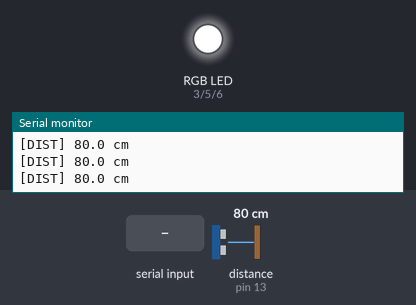
Simulated run of this sketch. Board: Arduino Uno, built with avr-gcc and run on an emulated ATmega328P. Shown: an RGB LED mixed from three pins (HIGH = lit), the last lines printed to the serial monitor. Wiring (inferred from the names in the program): ultrasonic range finder: trigger pin 12; echo pin 13. The test bench sets the inputs (shaded band); at power-on: distance to the obstacle (sensor on pin 13) 80 cm. The echo pulse lasts 58.3 µs per cm; pins used as bus, display or sensor lines are not drawn.

Above: at 1.2 s.
1.3 s: distance to the obstacle (sensor on pin 13) set to 2 cm
At 1.9 s:
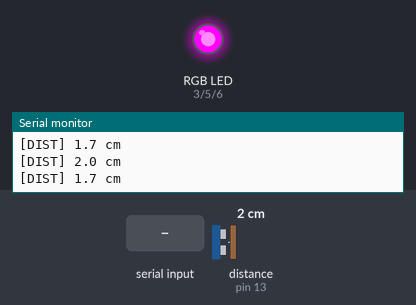
3.0 s: "2\n" received over Serial
At 4.5 s:
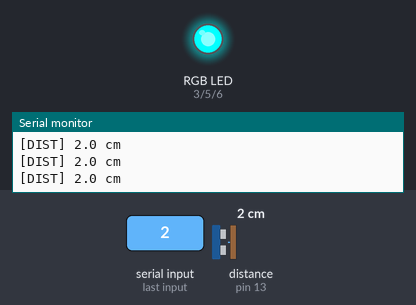
4.8 s: distance to the obstacle (sensor on pin 13) set to 250 cm
At 6.1 s:
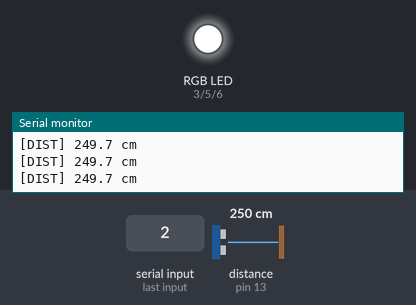
6.6 s: byte 51 ('3') received over Serial
At 8.1 s:
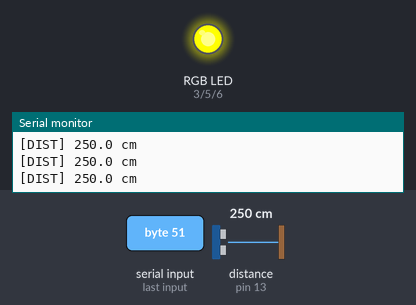
8.4 s: "4\n" received over the second serial link
At 9.49 s:
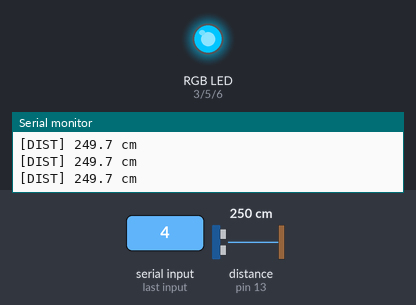
11.4 s: byte 48 ('0') received over Serial
Timing chart, 0 to 14.2 s (numbered marks = the images above; inputs shaded):
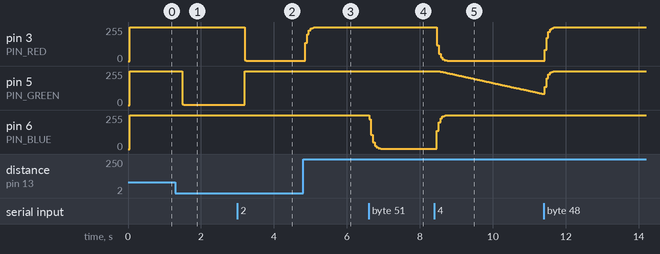

The sketch:

RGB_Bluetooth_Control.ino
```cpp
#include <Arduino.h>
#include <SoftwareSerial.h>

/*
  ==============================================================================
  HC-05 BLUETOOTH RGB LED + HC-SR04 PROXIMITY SENSOR (ULTRA-SMOOTH TRANSITIONS)
  Board: Arduino Uno with Sensor Shield V5.0

  Hardware Pin Connections:
  -------------------------
  1. HC-SR04 Ultrasonic Distance Sensor:
     - VCC  -> 5V (V Header) on Sensor Shield
     - GND  -> GND (G Header) on Sensor Shield
     - Trig -> Digital Pin 12 (S Header)
     - Echo -> Digital Pin 13 (S Header)

  2. Bluetooth Module (HC-05 / HC-06):
     - TXD  -> Arduino Digital Pin 10 (SoftwareSerial RX)
     - RXD  -> Arduino Digital Pin 11 (SoftwareSerial TX)
     - VCC  -> 5V on Sensor Shield
     - GND  -> GND on Sensor Shield

  3. Common Anode RGB LED:
     - Common Anode -> 5V VCC on Sensor Shield (Longest leg)
     - Red Pin      -> Arduino Digital Pin 3 (PWM)
     - Green Pin    -> Arduino Digital Pin 5 (PWM)
     - Blue Pin     -> Arduino Digital Pin 6 (PWM)

  Smooth Proximity Logic:
  -----------------------
  - Instantaneous Distance Logging: 20 times per second (50ms interval).
  - Distance < 3.0 cm              -> Smooth Fade to GREEN
  - Distance < 6.0 cm (3cm - 6cm)  -> Smooth Fade to WHITE
  - Distance >= 6.0 cm             -> Smooth Fade to OFF
  - All state & color changes use non-blocking exponential smoothing (no harsh snapping).
  ==============================================================================
*/

// --- Pin Definitions ---
const int BT_RX_PIN  = 10; // SoftwareSerial RX (BT TXD)
const int BT_TX_PIN  = 11; // SoftwareSerial TX (BT RXD)

const int PIN_RED    = 3;  // Red LED Channel (PWM)
const int PIN_GREEN  = 5;  // Green LED Channel (PWM)
const int PIN_BLUE   = 6;  // Blue LED Channel (PWM)

const int PIN_TRIG   = 12; // HC-SR04 Trigger Pin
const int PIN_ECHO   = 13; // HC-SR04 Echo Pin

// --- SoftwareSerial Object ---
SoftwareSerial btSerial(BT_RX_PIN, BT_TX_PIN);

// --- Operation Modes ---
enum Mode {
  MODE_OFF,
  MODE_GREEN,
  MODE_RED,
  MODE_BLUE,
  MODE_FADE
};

Mode currentMode = MODE_OFF;

// --- Brightness Control ---
const uint8_t BRIGHTNESS_LEVELS[] = {255, 191, 128, 64}; // 100%, 75%, 50%, 25%
const char* BRIGHTNESS_NAMES[]   = {"100%", "75%", "50%", "25%"};
uint8_t brightnessIndex = 0;
uint8_t masterBrightness = 255;

// --- Distance Sensor & Proximity States ---
unsigned long lastDistanceMeasureTime = 0;
const unsigned long DISTANCE_SAMPLE_INTERVAL = 50; // 50ms = 20 measurements per second

enum ProximityState {
  STATE_FAR,   // >= 6.0 cm (Smooth Fade to OFF)
  STATE_WHITE, // < 6.0 cm and >= 3.0 cm (Smooth Fade to WHITE)
  STATE_GREEN  // < 3.0 cm (Smooth Fade to GREEN)
};

ProximityState currentProxState = STATE_FAR;

// --- Smooth Transition Target & Current Variables ---
uint8_t targetRed   = 0;
uint8_t targetGreen = 0;
uint8_t targetBlue  = 0;

float currentRed   = 0.0;
float currentGreen = 0.0;
float currentBlue  = 0.0;

unsigned long lastSmoothUpdate = 0;
const unsigned long SMOOTH_INTERVAL_MS = 6; // 6ms loop for ultra-smooth fading

// --- Color Cross-Fade Animation Variables ---
unsigned long lastFadeStepTime = 0;
const unsigned long FADE_INTERVAL_MS = 15;
int fadeStep = 0;

// --- Function Declarations ---
void setTargetRGB(uint8_t red, uint8_t green, uint8_t blue);
void updateSmoothLED();
void applyCurrentMode();
void updateFadeAnimation();
void processCommand(char cmd);
void cycleBrightness();
float measureDistance();
void checkDistanceSensor();

void setup() {
  Serial.begin(115200);
  Serial.println(F("=================================================="));
  Serial.println(F(" RGB LED ULTRA-SMOOTH PROXIMITY INITIALIZING    "));
  Serial.println(F("=================================================="));

  btSerial.begin(9600);

  // Configure RGB Pins
  pinMode(PIN_RED, OUTPUT);
  pinMode(PIN_GREEN, OUTPUT);
  pinMode(PIN_BLUE, OUTPUT);

  // Configure HC-SR04 Pins
  pinMode(PIN_TRIG, OUTPUT);
  pinMode(PIN_ECHO, INPUT);
  digitalWrite(PIN_TRIG, LOW);

  // Start with LED OFF
  setTargetRGB(0, 0, 0);

  Serial.println(F("Pins Configured:"));
  Serial.println(F("  - Ultrasonic Sensor: Trig -> Pin 12, Echo -> Pin 13"));
  Serial.println(F("  - RGB LED: Red -> Pin 3, Green -> Pin 5, Blue -> Pin 6"));
  Serial.println(F("  - Bluetooth: RX -> Pin 10, TX -> Pin 11\n"));
  Serial.println(F("Smooth Proximity Logic:"));
  Serial.println(F("  - Distance < 3.0cm           -> Smooth Fade to GREEN"));
  Serial.println(F("  - Distance < 6.0cm (3-6cm)   -> Smooth Fade to WHITE"));
  Serial.println(F("  - Distance >= 6.0cm          -> Smooth Fade to OFF"));
  Serial.println(F("Logging instantaneous distance 20 times/sec (50ms interval)..."));
}

void loop() {
  // 1. Read Bluetooth Commands (Non-blocking)
  while (btSerial.available() > 0) {
    char cmd = btSerial.read();
    if (cmd != '\r' && cmd != '\n' && cmd != ' ') {
      processCommand(cmd);
    }
  }

  // 2. Read USB Serial Commands
  while (Serial.available() > 0) {
    char cmd = Serial.read();
    if (cmd != '\r' && cmd != '\n' && cmd != ' ') {
      processCommand(cmd);
    }
  }

  // 3. High-Frequency Distance Measurement & Multi-Zone Proximity Control (Every 50ms)
  checkDistanceSensor();

  // 4. Color Wheel Cross-Fade (Runs only when far and MODE_FADE is selected)
  if (currentProxState == STATE_FAR && currentMode == MODE_FADE) {
    updateFadeAnimation();
  }

  // 5. Always update smooth LED hardware outputs (Non-blocking exponential interpolation)
  updateSmoothLED();
}

/**
 * Updates target RGB colors for smooth interpolation
 */
void setTargetRGB(uint8_t red, uint8_t green, uint8_t blue) {
  targetRed   = red;
  targetGreen = green;
  targetBlue  = blue;
}

/**
 * Non-blocking smooth LED hardware driver.
 * Smoothly interpolates currentRed, currentGreen, currentBlue toward target values.
 */
void updateSmoothLED() {
  unsigned long now = millis();
  if (now - lastSmoothUpdate >= SMOOTH_INTERVAL_MS) {
    lastSmoothUpdate = now;

    // Smoothness interpolation factor (0.12 = silky smooth 300ms transition)
    float speed = 0.12;

    currentRed   += (targetRed   - currentRed)   * speed;
    currentGreen += (targetGreen - currentGreen) * speed;
    currentBlue  += (targetBlue  - currentBlue)  * speed;

    // Snap to exact target when extremely close
    if (abs(targetRed   - currentRed)   < 0.4) currentRed   = targetRed;
    if (abs(targetGreen - currentGreen) < 0.4) currentGreen = targetGreen;
    if (abs(targetBlue  - currentBlue)  < 0.4) currentBlue  = targetBlue;

    // Apply masterBrightness scaling
    uint8_t scaledR = (uint8_t(currentRed)   * masterBrightness) / 255;
    uint8_t scaledG = (uint8_t(currentGreen) * masterBrightness) / 255;
    uint8_t scaledB = (uint8_t(currentBlue)  * masterBrightness) / 255;

    // Common Anode Inversion: analogWrite(pin, 255 - scaledValue)
    analogWrite(PIN_RED,   255 - scaledR);
    analogWrite(PIN_GREEN, 255 - scaledG);
    analogWrite(PIN_BLUE,  255 - scaledB);
  }
}

/**
 * Measure instantaneous distance in centimeters using HC-SR04
 */
float measureDistance() {
  digitalWrite(PIN_TRIG, LOW);
  delayMicroseconds(2);
  digitalWrite(PIN_TRIG, HIGH);
  delayMicroseconds(10);
  digitalWrite(PIN_TRIG, LOW);

  unsigned long duration = pulseIn(PIN_ECHO, HIGH, 20000);

  if (duration == 0) {
    return -1.0; // Out of range or no echo
  }

  float distanceCm = (duration * 0.0343) / 2.0;
  return distanceCm;
}

/**
 * Checks distance sensor 20 times per second (every 50ms).
 * Smoothly transitions LED:
 *   - Distance < 3.0 cm              -> Smooth GREEN
 *   - Distance < 6.0 cm (3cm - 6cm)  -> Smooth WHITE
 *   - Distance >= 6.0 cm             -> Smooth OFF
 */
void checkDistanceSensor() {
  unsigned long currentMillis = millis();

  if (currentMillis - lastDistanceMeasureTime >= DISTANCE_SAMPLE_INTERVAL) {
    lastDistanceMeasureTime = currentMillis;

    float currentDistance = measureDistance();

    if (currentDistance > 0.0) {
      // Log instantaneous distance 20 times/sec
      Serial.print(F("[DIST] "));
      Serial.print(currentDistance, 1);
      Serial.println(F(" cm"));

      // Zone 1: Distance < 3.0 cm -> Smooth GREEN
      if (currentDistance < 3.0) {
        if (currentProxState != STATE_GREEN) {
          currentProxState = STATE_GREEN;
          Serial.println(F(" ~~~ PROXIMITY ZONE 1: Distance < 3cm -> Smooth FADE to GREEN ~~~"));
          setTargetRGB(0, 255, 0); // Smooth Green
        }
      }
      // Zone 2: Distance < 6.0 cm (3cm to 6cm) -> Smooth WHITE
      else if (currentDistance < 6.0) {
        if (currentProxState != STATE_WHITE) {
          currentProxState = STATE_WHITE;
          Serial.println(F(" ~~~ PROXIMITY ZONE 2: Distance < 6cm -> Smooth FADE to WHITE ~~~"));
          setTargetRGB(255, 255, 255); // Smooth White
        }
      }
      // Zone 3: Distance >= 6.0 cm -> Smooth OFF / Normal State
      else {
        if (currentProxState != STATE_FAR) {
          currentProxState = STATE_FAR;
          Serial.println(F(" ~~~ Distance >= 6cm -> Smooth FADE to OFF ~~~"));
          setTargetRGB(0, 0, 0); // Smooth OFF
        }
      }
    } else {
      Serial.println(F("[DIST] Out of range / No echo"));
      if (currentProxState != STATE_FAR) {
        currentProxState = STATE_FAR;
        setTargetRGB(0, 0, 0);
      }
    }
  }
}

/**
 * Re-applies active mode target color
 */
void applyCurrentMode() {
  switch (currentMode) {
    case MODE_OFF:
      setTargetRGB(0, 0, 0);
      break;
    case MODE_GREEN:
      setTargetRGB(0, 255, 0);
      break;
    case MODE_RED:
      setTargetRGB(255, 0, 0);
      break;
    case MODE_BLUE:
      setTargetRGB(0, 0, 255);
      break;
    case MODE_FADE:
      // Handled by updateFadeAnimation()
      break;
  }
}

/**
 * Cycle brightness: 100% -> 75% -> 50% -> 25% -> 100%
 */
void cycleBrightness() {
  brightnessIndex = (brightnessIndex + 1) % 4;
  masterBrightness = BRIGHTNESS_LEVELS[brightnessIndex];

  String msg = " -> Brightness set to: " + String(BRIGHTNESS_NAMES[brightnessIndex]);
  Serial.println(msg);
  btSerial.println(msg);

  if (currentProxState == STATE_FAR) {
    applyCurrentMode();
  }
}

/**
 * Command processor
 */
void processCommand(char cmd) {
  Serial.print(F("Command Received: '"));
  Serial.print(cmd);
  Serial.println(F("'"));

  switch (cmd) {
    case '0':
      currentMode = MODE_OFF;
      setTargetRGB(0, 0, 0);
      Serial.println(F(" -> Mode Set: LED OFF"));
      btSerial.println(F("LED OFF"));
      break;

    case '1':
      currentMode = MODE_GREEN;
      setTargetRGB(0, 255, 0);
      Serial.println(F(" -> Mode Set: Solid GREEN"));
      btSerial.println(F("Solid GREEN"));
      break;

    case '2':
      currentMode = MODE_RED;
      setTargetRGB(255, 0, 0);
      Serial.println(F(" -> Mode Set: Solid RED"));
      btSerial.println(F("Solid RED"));
      break;

    case '3':
      currentMode = MODE_BLUE;
      setTargetRGB(0, 0, 255);
      Serial.println(F(" -> Mode Set: Solid BLUE"));
      btSerial.println(F("Solid BLUE"));
      break;

    case '4':
      currentMode = MODE_FADE;
      fadeStep = 0;
      lastFadeStepTime = millis();
      Serial.println(F(" -> Mode Set: Continuous Smooth Color Cross-Fade"));
      btSerial.println(F("Color Cross-Fade Mode"));
      break;

    case '5':
      cycleBrightness();
      break;

    default:
      Serial.println(F(" -> Unknown Command! Use '0', '1', '2', '3', '4', or '5'."));
      break;
  }
}

/**
 * Non-blocking color wheel cross-fade animation.
 */
void updateFadeAnimation() {
  unsigned long currentMillis = millis();

  if (currentMillis - lastFadeStepTime >= FADE_INTERVAL_MS) {
    lastFadeStepTime = currentMillis;

    uint8_t r = 0, g = 0, b = 0;
    int phase = fadeStep / 255;
    int pos = fadeStep % 255;

    switch (phase) {
      case 0: r = 255;       g = pos;       b = 0;         break;
      case 1: r = 255 - pos; g = 255;       b = 0;         break;
      case 2: r = 0;         g = 255;       b = pos;       break;
      case 3: r = 0;         g = 255 - pos; b = 255;       break;
      case 4: r = pos;       g = 0;         b = 255;       break;
      case 5: r = 255;       g = 0;         b = 255 - pos; break;
    }

    setTargetRGB(r, g, b);
    fadeStep = (fadeStep + 1) % 1530;
  }
}
```

Measured:
- after the input at 1.3 s, pin 5 (PIN_GREEN): 255/255 → 1/255 after 0.19 s
- after the input at 3.0 s, pin 3 (PIN_RED): 255/255 → 1/255 after 0.20 s; pin 5 (PIN_GREEN): 1/255 → 255/255 after 0.20 s
- after the input at 4.8 s, pin 3 (PIN_RED): moves from 1/255 to 255/255 over 0.33 s, starting after 0.06 s
- after the input at 6.6 s, pin 6 (PIN_BLUE): moves from 255/255 to 1/255 over 0.42 s, starting at once
- after the input at 8.4 s, pin 3 (PIN_RED): moves from 255/255 to 1/255 over 0.38 s, starting after 0.07 s; pin 5 (PIN_GREEN): moves from 255/255 to 83/255 over 2.9 s, starting after 0.10 s; pin 6 (PIN_BLUE): moves from 1/255 to 255/255 over 0.33 s, starting after 0.07 s
